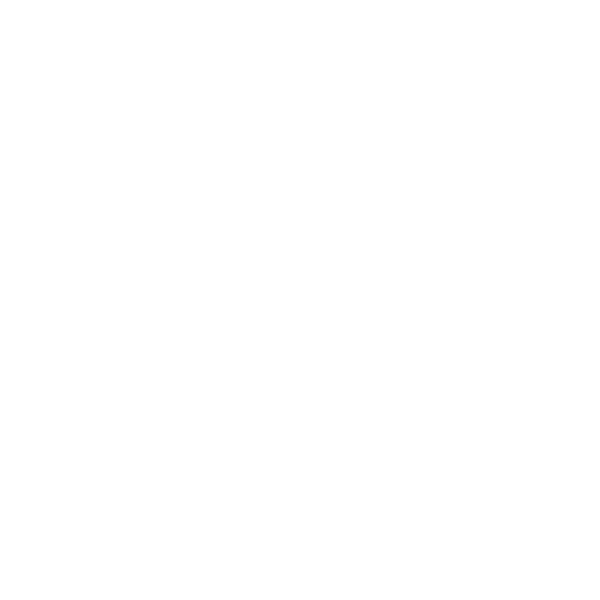
Frame 1 (no input)
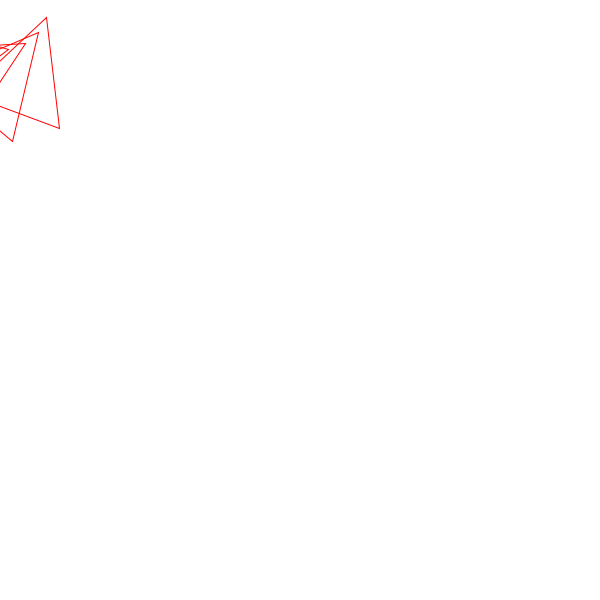
Frame 60 (the mouse pressed at the canvas centre just before this capture)
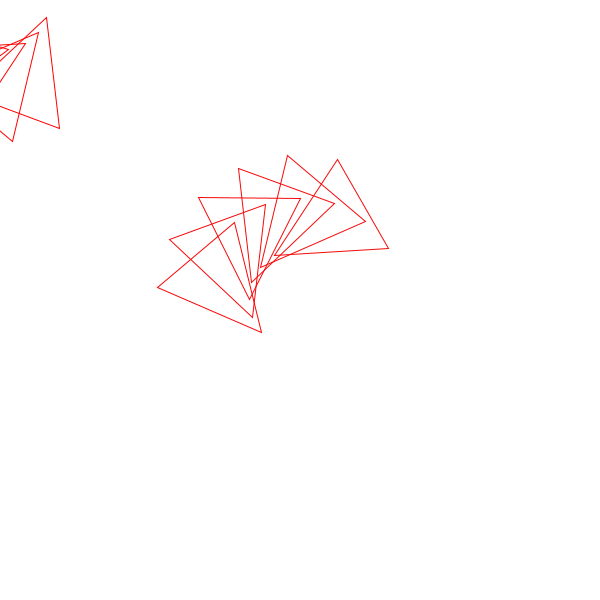
Frame 120 (the mouse held since frame 60 and released just before this capture)

The Processing sketch that drew these frames (run headless with seeded random() and noise(); from frame 60 on, the mouse is pressed at the canvas centre):

// Processing sketch: RotateTriangles
// ── RotateTriangles.pde
float size= 100;
int r, g, b;

void setup() {
  size(600, 600);
  background(255);
  smooth();
  noFill();
  r = 255;
  g = 0;
  b = 0;
}

void draw(){
  if (frameCount % 10 == 0) {
    
    stroke(r,g,b);
    pushMatrix();
    translate(mouseX, mouseY);
    rotate(radians(frameCount * 2  % 360));
 
    triangle(0, size, size/2, 0, size, size);
    popMatrix();
    size+=0.25; //move this to outside the if statement to see variation
    r--;
    g++;
    b++;
  }

}
